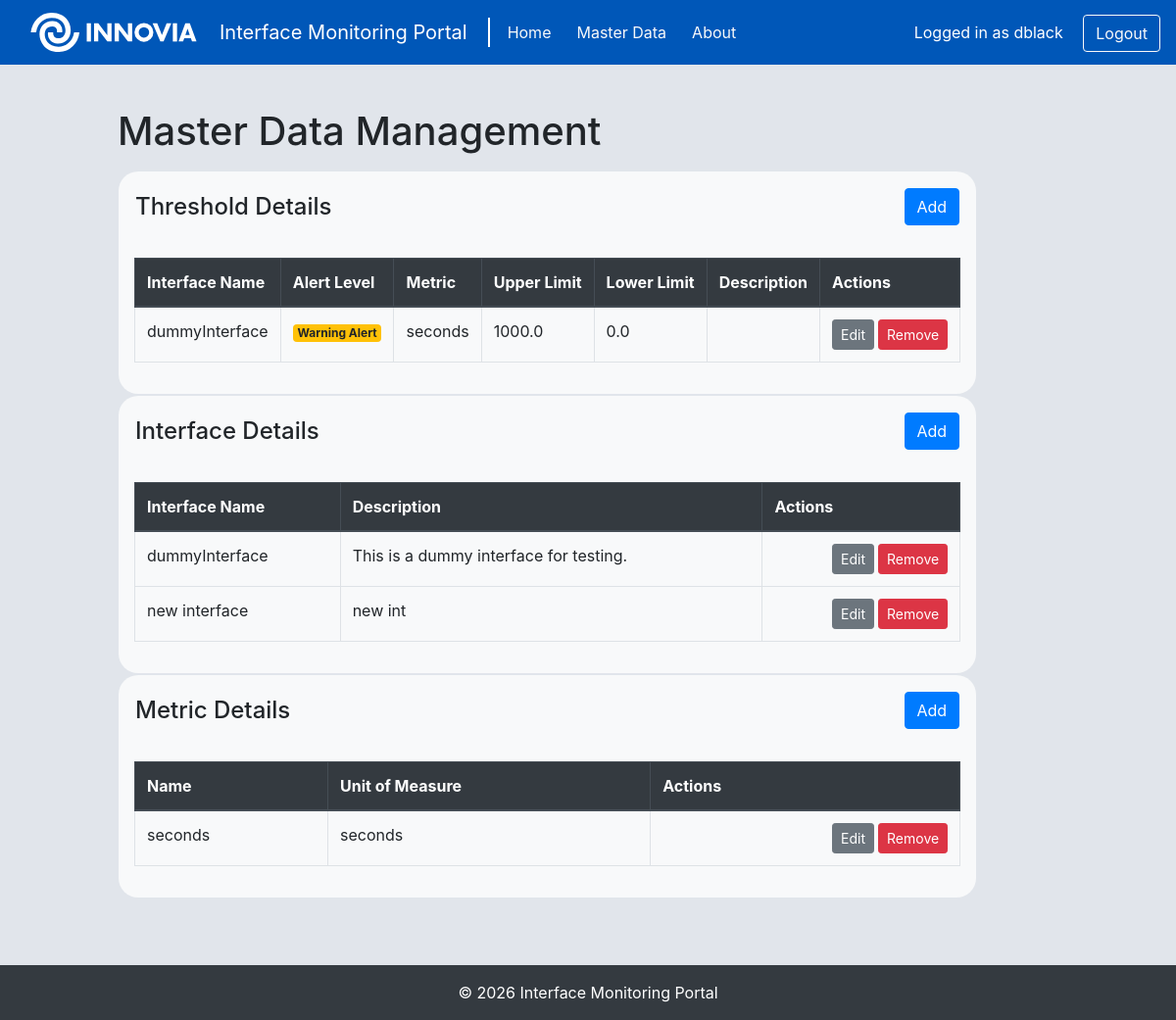
Screenshot of /IMPapp/masterdata/ (signed in) with the database file from the repository.
### IMPapp/models.py (models this page shows)
class Threshold(models.Model):
    id = models.AutoField(primary_key=True)
    interface = models.ForeignKey(Interface, on_delete=models.CASCADE)
    metric = models.ForeignKey(Metric, on_delete=models.CASCADE)
    alert_level = models.ForeignKey(AlertLevel, on_delete=models.CASCADE)
    upper_limit = models.FloatField()
    lower_limit = models.FloatField()
    description = models.TextField()

class Interface(models.Model):
    id = models.AutoField(primary_key=True)
    name = models.CharField(max_length=100)
    description = models.TextField()

class AlertLevel(models.Model):
    id = models.AutoField(primary_key=True)
    name = models.CharField(max_length=50)
    description = models.CharField(max_length=50)

class Metric(models.Model):
    id = models.AutoField(primary_key=True)
    name = models.CharField(max_length=100)
    unit_of_measure = models.CharField(max_length=100)

### IMPapp/views.py (the view)
# urls.py: path('masterdata/', views.masterdata, name='masterdata'),
@login_required
def masterdata(request):
    return render(request, "masterdata.html", {"interfaces": Interface.objects.all(),
                                               "thresholds": Threshold.objects.all(),
                                               "metrics": Metric.objects.all()})

### IMPapp/templates/masterdata.html
{% extends "template.html" %}{% block title %}Master Data{% endblock %}
{% load static %}
{% block content %}
    <div class="container-center wd-80 mb-4">
        <h1 class="mb-3">Master Data Management</h1>
        <table class="wd-100 mb-3">
            <tr>
                <td>
                    {% include "partials/threshold.html" with thresholds=thresholds %}
                </td>
            </tr>
            <tr>
                <td>
                    {% include "partials/interface.html" with interfaces=interfaces %}
                </td>
            </tr>
            <tr>
                <td>
                    {% include "partials/metric.html" with metrics=metrics %}
                </td>
            </tr>
        </table>
    </div>
{% endblock %}

### IMPapp/templates/template.html (shortened to what this page needs)
{% load static %}
<!DOCTYPE html>
<html lang="en">
<head>
    <link rel="stylesheet" href="{% static 'IMPapp/styles.css' %}" rel="stylesheet" />
    <link rel="stylesheet" href="https://stackpath.bootstrapcdn.com/bootstrap/4.3.1/css/bootstrap.min.css"  rel="stylesheet" />
</head>
<body class="d-flex flex-column min-vh-100 bg-innovia-light">
    <nav class="navbar navbar-expand-lg navbar-light bg-innovia sticky-top px-3">
        <img src="{% static 'IMPapp/cclInnoviaLogo.svg' %}" width="200" height="40" class="d-inline-block align-top mr-2" alt="Logo"/>
        <a class="navbar-brand text-white" href="#">Interface Monitoring Portal</a>
        <div class="vertical-line"></div>
        <div class="collapse navbar-collapse" id="navbarNav">
            <ul class="navbar-nav">
                <li class="nav-item pad-5">
                    <a class="nav-link text-light" href="/IMPapp/home/">Home</a>
                </li>
                <li class="nav-item pad-5">
                    <a class="nav-link text-light" href="/IMPapp/masterdata/">Master Data</a>
                </li>
                <li class="nav-item pad-5">
                    <a class="nav-link text-light" href="/IMPapp/about/">About</a>
                </li>
            </ul>
        </div>
        <div class="ml-auto">
            {% if user.is_authenticated %}
                <span class="navbar-text text-white mr-3">Logged in as {{ user.username }}</span>
                <form method="post" action="{% url 'logout' %}" style="display:inline;">
                    <button class="btn btn-outline-light" type="submit">Logout</button>
                </form>
            {% else %}
                <form method="post" action="{% url 'login' %}" style="display:inline;">
                    {% csrf_token %}
                    <button class="btn btn-outline-light" type="submit">Login</button>
                </form>
            {% endif %}
    </nav>
    <main class="my-4 flex-grow-1">
        {% block content %}
        {% endblock %}
    </main>
    <footer class="bg-dark text-white text-center p-3 wd-100 mt-auto">
        &copy; 2026 Interface Monitoring Portal
    </footer>
</body>
</html>

### IMPapp/templates/partials/threshold.html (shortened to what this page needs)
<div class="rounded-20 p-3 bg-light">
    <table class="width-100 mb-3">
        <tr>
            <td>
                <h4 class="mb-3">Threshold Details</h4>
            </td>
            <td class="text-right">
                <form method="post" action="{% url 'manageThresholdAdd' 'add' %}">
                    <button class="btn btn-primary mb-3" type="submit">Add</button>
                </form>
            </td>
        </tr>
    </table>
    <table class="table table-bordered">
        <thead class="thead-dark">
            <tr>
                <th scope="col">Interface Name</th>
                <th scope="col">Alert Level</th>
                <th scope="col">Metric</th>
                <th scope="col">Upper Limit</th>
                <th scope="col">Lower Limit</th>
                <th scope="col">Description</th>
                <th scope="col">Actions</th>
            </tr>
        </thead>
        <tbody>
            {% for threshold in thresholds %}
            <tr>
                <td>{{ threshold.interface.name }}</td>
                <td><span class="
                    {% if threshold.alert_level.name == 'critical' %}badge-danger
                    {% elif threshold.alert_level.name == 'warning' %}badge-warning
                    {% elif threshold.alert_level.name == 'minor' %}badge-info
                    {% endif %} badge">{{ threshold.alert_level.description }}</span></td>
                <td>{{ threshold.metric.name }}</td>
                <td>{{ threshold.upper_limit }}</td>
                <td>{{ threshold.lower_limit }}</td>
                <td>{{ threshold.description }}</td>
                <td>
                    <table class="table-borderless mb-0 align-right">
                        <tr>
                            <td class="p-0 pr-1">
                                <form method="post" action="{% url 'manageThresholdEdit' 'edit' threshold.id %}">
                                    <button class="btn btn-secondary btn-sm" type="submit">Edit</button>
                                </form>
                            </td>
                            <td class="p-0">
                                <form method="post" action="{% url 'removeThreshold' threshold.id %}">
                                    <button class="btn btn-danger btn-sm" type="submit">Remove</button>
                                </form>
                            </td>
                        </tr>
                    </table>
                </td>
            </tr>
            {% empty %}
            <tr>
                <td colspan="6" class="text-center">No Thresholds available.</td>
            </tr>
            {% endfor %}
        </tbody>
    </table>
</div>

### IMPapp/templates/partials/interface.html (shortened to what this page needs)
<div class="rounded-20 p-3 bg-light">
    <table class="width-100 mb-3">
        <tr>
            <td>
                <h4 class="mb-3">Interface Details</h4>
            </td>
            <td class="text-right">
                <form method="post" action="{% url 'manageInterfaceAdd' 'add' %}">
                    <button class="btn btn-primary mb-3" type="submit">Add</button>
                </form>
            </td>
        </tr>
    </table>
    <table class="table table-bordered">
        <thead class="thead-dark">
            <tr>
                <th scope="col">Interface Name</th>
                <th scope="col">Description</th>
                <th scope="col">Actions</th>
            </tr>
        </thead>
        <tbody>
            {% for interface in interfaces %}
            <tr>
                <td>{{ interface.name }}</td>
                <td>{{ interface.description }}</td>
                <td>
                    <table class="table-borderless mb-0 align-right">
                        <tr>
                            <td class="p-0 pr-1">
                                <form method="post" action="{% url 'manageInterfaceEdit' 'edit' interface.id %}">
                                    <button class="btn btn-secondary btn-sm" type="submit">Edit</button>
                                </form>
                            </td>
                            <td class="p-0">
                                <form method="post" action="{% url 'removeInterface' interface.id %}">
                                    <button class="btn btn-danger btn-sm" type="submit">Remove</button>
                                </form>
                            </td>
                        </tr>
                    </table>
                </td>
            </tr>
            {% empty %}
            <tr>
                <td colspan="5" class="text-center">No interfaces available.</td>
            </tr>
            {% endfor %}
        </tbody>
    </table>
</div>

### IMPapp/templates/partials/metric.html (shortened to what this page needs)
<div class="rounded-20 p-3 bg-light">
    <table class="width-100 mb-3">
        <tr>
            <td>
                <h4 class="mb-3">Metric Details</h4>
            </td>
            <td class="text-right">
                <form method="post" action="{% url 'manageMetricAdd' 'add' %}">
                    <button class="btn btn-primary mb-3" type="submit">Add</button>
                </form>
            </td>
        </tr>
    </table>
    <table class="table table-bordered">
        <thead class="thead-dark">
            <tr>
                <th scope="col">Name</th>
                <th scope="col">Unit of Measure</th>
                <th scope="col">Actions</th>
            </tr>
        </thead>
        <tbody>
            {% for metric in metrics %}
            <tr>
                <td>{{ metric.name }}</td>
                <td>{{ metric.unit_of_measure }}</td>
                <td>
                    <table class="table-borderless mb-0 align-right">
                        <tr>
                            <td class="p-0 pr-1">
                                <form method="post" action="{% url 'manageMetricEdit' 'edit' metric.id %}">
                                    <button class="btn btn-secondary btn-sm" type="submit">Edit</button>
                                </form>
                            </td>
                            <td class="p-0">
                                <form method="post" action="{% url 'removeMetric' metric.id %}">
                                    <button class="btn btn-danger btn-sm" type="submit">Remove</button>
                                </form>
                            </td>
                        </tr>
                    </table>
                </td>
            </tr>
            {% empty %}
            <tr>
                <td colspan="2" class="text-center">No Metrics available.</td>
            </tr>
            {% endfor %}
        </tbody>
    </table>
</div>

### IMPapp/static/IMPapp/styles.css (style rules this page uses)
main { flex: 1; padding: 20px; }
.pad-5 { padding: 5px; }
.vertical-line { border-left: 2px solid rgb(255, 255, 255); height: 30px; margin: 0 5px; }
.text-light { color: #f8f9fa !important; }
.bg-innovia { background-color: #0057B8; color: white; }
.bg-innovia-light { background-color: #e1e5eb; }
.wd-80 { width: 80vw; }
.container-center { margin: 0 auto; }
.align-right { text-align: right; margin-left: auto; }
.rounded-20 { border-radius: 20px; }
.width-100 { width: 100%; }

### rows the page displays
Threshold: interface.name "dummyInterface", alert_level.description "Warning Alert", metric.name "seconds", upper_limit "1000.0", lower_limit "0.0"
Interface: name "dummyInterface", description "This is a dummy interface for testing."
Interface: name "new interface", description "new int"
Metric: name "seconds", unit_of_measure "seconds"

### other values shown
{{ user.username }} "dblack"
